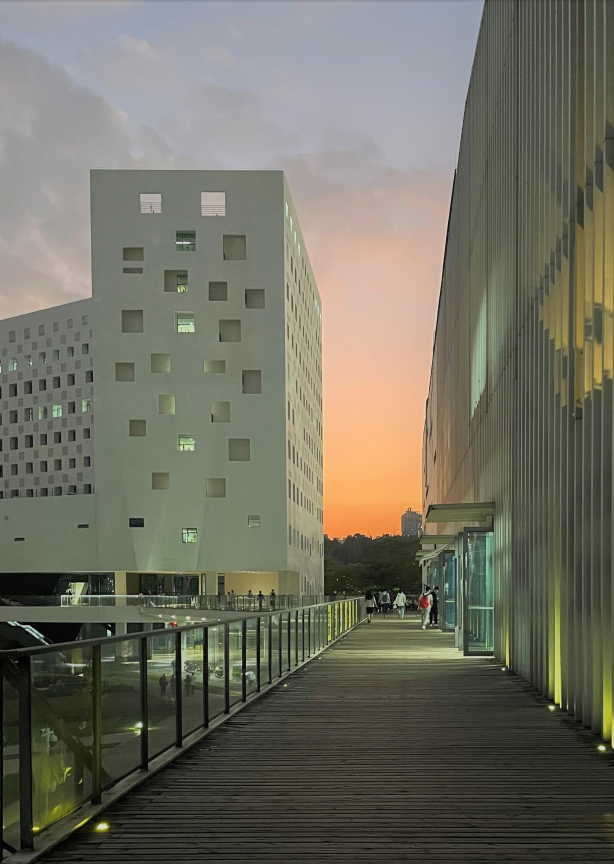
#> input picture Pics/test.jpg, 1842 x 2591 px (shown at 1/3 size)
$ python Canny.py
#> lines starting #> are read from the running program, lines starting #| are printed output that depends on the picture
import cv2

img_path= r"./Pics/test.jpg"
img = cv2.imread(img_path)
#> img is the input picture: shape (2591, 1842, 3); mean B, G, R 97.5, 111, 112.4

canny_edge1 = cv2.Canny(img, threshold1=60, threshold2=180)
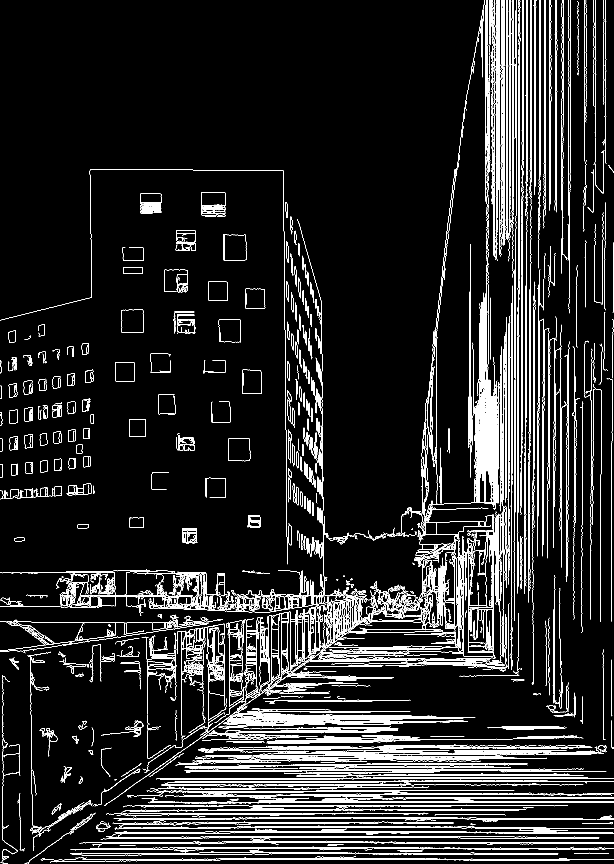
#> canny_edge1: shape (2591, 1842) (shown at 1/3 size); 6.3% white in thin lines or dots
canny_edge2 = cv2.Canny(img, threshold1=180, threshold2=230)
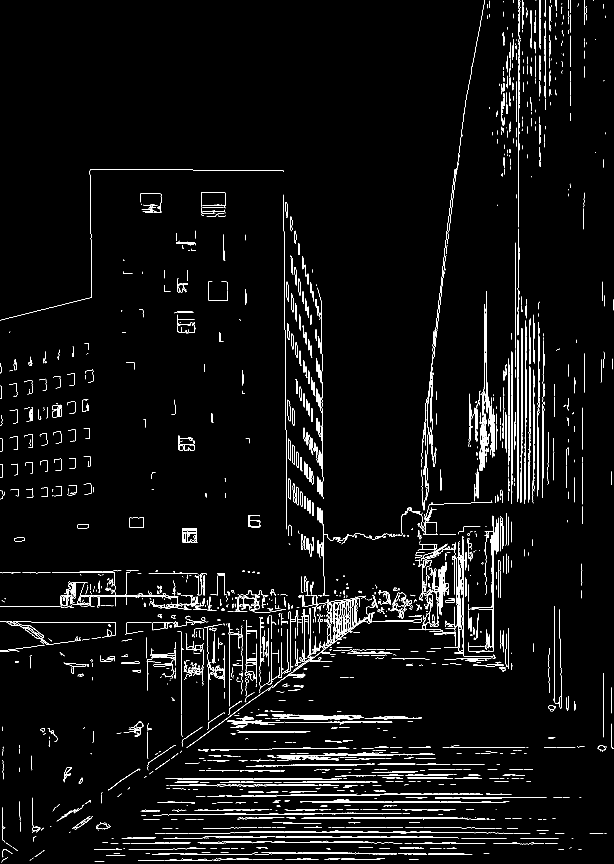
#> canny_edge2: shape (2591, 1842) (shown at 1/3 size); 2.6% white in thin lines or dots
canny_edge3 = cv2.Canny(img, threshold1=180, threshold2=230, apertureSize=5, L2gradient=True)
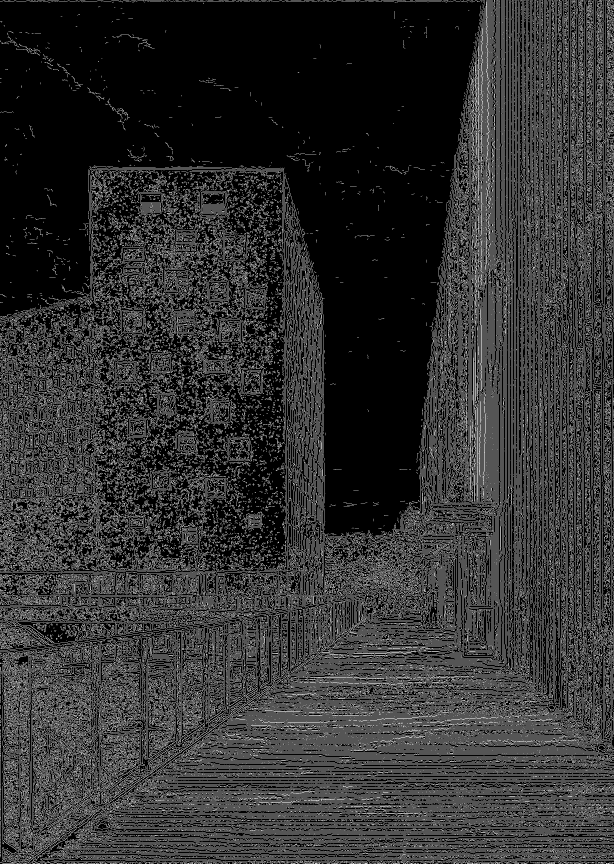
#> canny_edge3: shape (2591, 1842) (shown at 1/3 size); 19.5% white in thin lines or dots

cv2.namedWindow("Original", 0)
cv2.resizeWindow("Original", 360, 480)

cv2.namedWindow("canny_edge1", 0)
cv2.resizeWindow("canny_edge1", 360, 480)

cv2.namedWindow("canny_edge2", 0)
cv2.resizeWindow("canny_edge2", 360, 480)

cv2.namedWindow("canny_edge3", 0)
cv2.resizeWindow("canny_edge3", 360, 480)

cv2.imshow("Original", img)
cv2.imshow("canny_edge1", canny_edge1)
cv2.imshow("canny_edge2", canny_edge2)
cv2.imshow("canny_edge3", canny_edge3)
cv2.waitKey(0)
cv2.destroyAllWindows()
